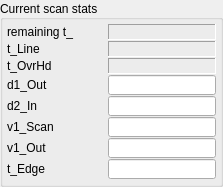
           <widget class="QGroupBox" name="VGB_Scan">
            <property name="sizePolicy">
             <sizepolicy hsizetype="Preferred" vsizetype="Preferred">
              <horstretch>0</horstretch>
              <verstretch>0</verstretch>
             </sizepolicy>
            </property>
            <property name="minimumSize">
             <size>
              <width>0</width>
              <height>0</height>
             </size>
            </property>
            <property name="whatsThis">
             <string>Scan Parameters</string>
            </property>
            <property name="autoFillBackground">
             <bool>false</bool>
            </property>
            <property name="title">
             <string>Current scan stats</string>
            </property>
            <property name="alignment">
             <set>Qt::AlignLeading|Qt::AlignLeft|Qt::AlignVCenter</set>
            </property>
            <property name="flat">
             <bool>true</bool>
            </property>
            <property name="checkable">
             <bool>false</bool>
            </property>
            <property name="checked">
             <bool>false</bool>
            </property>
            <layout class="QVBoxLayout" name="verticalLayout_2">
             <property name="spacing">
              <number>1</number>
             </property>
             <property name="margin">
              <number>2</number>
             </property>
             <item>
              <layout class="QGridLayout" name="gd_ScanCtrl">
               <property name="sizeConstraint">
                <enum>QLayout::SetDefaultConstraint</enum>
               </property>
               <property name="margin">
                <number>2</number>
               </property>
               <property name="spacing">
                <number>1</number>
               </property>
               <item row="11" column="2">
                <widget class="QELineEdit" name="QLD_p2007_4">
                 <property name="sizePolicy">
                  <sizepolicy hsizetype="Preferred" vsizetype="Fixed">
                   <horstretch>0</horstretch>
                   <verstretch>0</verstretch>
                  </sizepolicy>
                 </property>
                 <property name="minimumSize">
                  <size>
                   <width>100</width>
                   <height>0</height>
                  </size>
                 </property>
                 <property name="maximumSize">
                  <size>
                   <width>120</width>
                   <height>20</height>
                  </size>
                 </property>
                 <property name="font">
                  <font>
                   <weight>50</weight>
                   <bold>false</bold>
                  </font>
                 </property>
                 <property name="variable" stdset="0">
                  <string>$(P)$(R):D1_OUT</string>
                 </property>
                 <property name="addUnits">
                  <bool>true</bool>
                 </property>
                </widget>
               </item>
               <item row="9" column="2">
                <widget class="QELabel" name="QL_t_OvrHd_2">
                 <property name="sizePolicy">
                  <sizepolicy hsizetype="Preferred" vsizetype="Preferred">
                   <horstretch>0</horstretch>
                   <verstretch>0</verstretch>
                  </sizepolicy>
                 </property>
                 <property name="minimumSize">
                  <size>
                   <width>0</width>
                   <height>0</height>
                  </size>
                 </property>
                 <property name="maximumSize">
                  <size>
                   <width>1000</width>
                   <height>20</height>
                  </size>
                 </property>
                 <property name="frameShape">
                  <enum>QFrame::Panel</enum>
                 </property>
                 <property name="frameShadow">
                  <enum>QFrame::Sunken</enum>
                 </property>
                 <property name="lineWidth">
                  <number>1</number>
                 </property>
                 <property name="midLineWidth">
                  <number>0</number>
                 </property>
                 <property name="variable" stdset="0">
                  <string>$(P)$(R):T_OVRHD</string>
                 </property>
                </widget>
               </item>
               <item row="13" column="2">
                <widget class="QELineEdit" name="QLD_p2007_2">
                 <property name="sizePolicy">
                  <sizepolicy hsizetype="Preferred" vsizetype="Fixed">
                   <horstretch>0</horstretch>
                   <verstretch>0</verstretch>
                  </sizepolicy>
                 </property>
                 <property name="minimumSize">
                  <size>
                   <width>100</width>
                   <height>0</height>
                  </size>
                 </property>
                 <property name="maximumSize">
                  <size>
                   <width>120</width>
                   <height>20</height>
                  </size>
                 </property>
                 <property name="font">
                  <font>
                   <weight>50</weight>
                   <bold>false</bold>
                  </font>
                 </property>
                 <property name="variable" stdset="0">
                  <string>$(P)$(R):V1_SCAN</string>
                 </property>
                 <property name="addUnits">
                  <bool>true</bool>
                 </property>
                </widget>
               </item>
               <item row="14" column="1">
                <widget class="QLabel" name="L_p2007_3">
                 <property name="sizePolicy">
                  <sizepolicy hsizetype="Fixed" vsizetype="Preferred">
                   <horstretch>0</horstretch>
                   <verstretch>0</verstretch>
                  </sizepolicy>
                 </property>
                 <property name="minimumSize">
                  <size>
                   <width>100</width>
                   <height>0</height>
                  </size>
                 </property>
                 <property name="maximumSize">
                  <size>
                   <width>100</width>
                   <height>20</height>
                  </size>
                 </property>
                 <property name="frameShape">
                  <enum>QFrame::NoFrame</enum>
                 </property>
                 <property name="text">
                  <string>v1_Out</string>
                 </property>
                 <property name="margin">
                  <number>3</number>
                 </property>
                 <property name="buddy">
                  <cstring>QLD_p2007</cstring>
                 </property>
                </widget>
               </item>
               <item row="11" column="1">
                <widget class="QLabel" name="L_v1_TolRatio_3">
                 <property name="sizePolicy">
                  <sizepolicy hsizetype="Fixed" vsizetype="Preferred">
                   <horstretch>0</horstretch>
                   <verstretch>0</verstretch>
                  </sizepolicy>
                 </property>
                 <property name="minimumSize">
                  <size>
                   <width>100</width>
                   <height>0</height>
                  </size>
                 </property>
                 <property name="maximumSize">
                  <size>
                   <width>100</width>
                   <height>20</height>
                  </size>
                 </property>
                 <property name="text">
                  <string>d1_Out</string>
                 </property>
                 <property name="margin">
                  <number>3</number>
                 </property>
                 <property name="buddy">
                  <cstring>QLD_v1_TolRatio</cstring>
                 </property>
                </widget>
               </item>
               <item row="14" column="2">
                <widget class="QELineEdit" name="QLD_p2007_3">
                 <property name="sizePolicy">
                  <sizepolicy hsizetype="Preferred" vsizetype="Fixed">
                   <horstretch>0</horstretch>
                   <verstretch>0</verstretch>
                  </sizepolicy>
                 </property>
                 <property name="minimumSize">
                  <size>
                   <width>100</width>
                   <height>0</height>
                  </size>
                 </property>
                 <property name="maximumSize">
                  <size>
                   <width>120</width>
                   <height>20</height>
                  </size>
                 </property>
                 <property name="font">
                  <font>
                   <weight>50</weight>
                   <bold>false</bold>
                  </font>
                 </property>
                 <property name="variable" stdset="0">
                  <string>$(P)$(R):V1_OUT</string>
                 </property>
                 <property name="addUnits">
                  <bool>true</bool>
                 </property>
                </widget>
               </item>
               <item row="8" column="1">
                <widget class="QLabel" name="L_t_OvrHd">
                 <property name="sizePolicy">
                  <sizepolicy hsizetype="Minimum" vsizetype="Preferred">
                   <horstretch>0</horstretch>
                   <verstretch>0</verstretch>
                  </sizepolicy>
                 </property>
                 <property name="minimumSize">
                  <size>
                   <width>0</width>
                   <height>0</height>
                  </size>
                 </property>
                 <property name="maximumSize">
                  <size>
                   <width>16777215</width>
                   <height>20</height>
                  </size>
                 </property>
                 <property name="text">
                  <string>t_Line</string>
                 </property>
                 <property name="margin">
                  <number>3</number>
                 </property>
                </widget>
               </item>
               <item row="9" column="1">
                <widget class="QLabel" name="L_t_OvrHd_3">
                 <property name="sizePolicy">
                  <sizepolicy hsizetype="Minimum" vsizetype="Preferred">
                   <horstretch>0</horstretch>
                   <verstretch>0</verstretch>
                  </sizepolicy>
                 </property>
                 <property name="minimumSize">
                  <size>
                   <width>0</width>
                   <height>0</height>
                  </size>
                 </property>
                 <property name="maximumSize">
                  <size>
                   <width>16777215</width>
                   <height>20</height>
                  </size>
                 </property>
                 <property name="text">
                  <string>t_OvrHd</string>
                 </property>
                 <property name="margin">
                  <number>3</number>
                 </property>
                </widget>
               </item>
               <item row="8" column="2">
                <widget class="QELabel" name="QL_t_OvrHd">
                 <property name="sizePolicy">
                  <sizepolicy hsizetype="Preferred" vsizetype="Preferred">
                   <horstretch>0</horstretch>
                   <verstretch>0</verstretch>
                  </sizepolicy>
                 </property>
                 <property name="minimumSize">
                  <size>
                   <width>0</width>
                   <height>0</height>
                  </size>
                 </property>
                 <property name="maximumSize">
                  <size>
                   <width>1000</width>
                   <height>20</height>
                  </size>
                 </property>
                 <property name="frameShape">
                  <enum>QFrame::Panel</enum>
                 </property>
                 <property name="frameShadow">
                  <enum>QFrame::Sunken</enum>
                 </property>
                 <property name="lineWidth">
                  <number>1</number>
                 </property>
                 <property name="midLineWidth">
                  <number>0</number>
                 </property>
                 <property name="variable" stdset="0">
                  <string>$(P)$(R):T_LINE</string>
                 </property>
                </widget>
               </item>
               <item row="13" column="1">
                <widget class="QLabel" name="L_p2007_2">
                 <property name="sizePolicy">
                  <sizepolicy hsizetype="Fixed" vsizetype="Preferred">
                   <horstretch>0</horstretch>
                   <verstretch>0</verstretch>
                  </sizepolicy>
                 </property>
                 <property name="minimumSize">
                  <size>
                   <width>100</width>
                   <height>0</height>
                  </size>
                 </property>
                 <property name="maximumSize">
                  <size>
                   <width>100</width>
                   <height>20</height>
                  </size>
                 </property>
                 <property name="frameShape">
                  <enum>QFrame::NoFrame</enum>
                 </property>
                 <property name="text">
                  <string>v1_Scan</string>
                 </property>
                 <property name="margin">
                  <number>3</number>
                 </property>
                 <property name="buddy">
                  <cstring>QLD_p2007</cstring>
                 </property>
                </widget>
               </item>
               <item row="12" column="1">
                <widget class="QLabel" name="L_p2006_2">
                 <property name="sizePolicy">
                  <sizepolicy hsizetype="Fixed" vsizetype="Preferred">
                   <horstretch>0</horstretch>
                   <verstretch>0</verstretch>
                  </sizepolicy>
                 </property>
                 <property name="minimumSize">
                  <size>
                   <width>100</width>
                   <height>0</height>
                  </size>
                 </property>
                 <property name="maximumSize">
                  <size>
                   <width>100</width>
                   <height>20</height>
                  </size>
                 </property>
                 <property name="text">
                  <string>d2_In</string>
                 </property>
                 <property name="margin">
                  <number>3</number>
                 </property>
                 <property name="buddy">
                  <cstring>QLD_p2006</cstring>
                 </property>
                </widget>
               </item>
               <item row="12" column="2">
                <widget class="QELineEdit" name="QLD_p2006_2">
                 <property name="sizePolicy">
                  <sizepolicy hsizetype="Preferred" vsizetype="Fixed">
                   <horstretch>0</horstretch>
                   <verstretch>0</verstretch>
                  </sizepolicy>
                 </property>
                 <property name="minimumSize">
                  <size>
                   <width>100</width>
                   <height>0</height>
                  </size>
                 </property>
                 <property name="maximumSize">
                  <size>
                   <width>120</width>
                   <height>20</height>
                  </size>
                 </property>
                 <property name="font">
                  <font>
                   <weight>50</weight>
                   <bold>false</bold>
                  </font>
                 </property>
                 <property name="variable" stdset="0">
                  <string>$(P)$(R):D2_IN</string>
                 </property>
                 <property name="addUnits">
                  <bool>true</bool>
                 </property>
                </widget>
               </item>
               <item row="15" column="1">
                <widget class="QLabel" name="L_p2007_4">
                 <property name="sizePolicy">
                  <sizepolicy hsizetype="Fixed" vsizetype="Preferred">
                   <horstretch>0</horstretch>
                   <verstretch>0</verstretch>
                  </sizepolicy>
                 </property>
                 <property name="minimumSize">
                  <size>
                   <width>100</width>
                   <height>0</height>
                  </size>
                 </property>
                 <property name="maximumSize">
                  <size>
                   <width>100</width>
                   <height>20</height>
                  </size>
                 </property>
                 <property name="frameShape">
                  <enum>QFrame::NoFrame</enum>
                 </property>
                 <property name="text">
                  <string>t_Edge</string>
                 </property>
                 <property name="margin">
                  <number>3</number>
                 </property>
                 <property name="buddy">
                  <cstring>QLD_p2007</cstring>
                 </property>
                </widget>
               </item>
               <item row="15" column="2">
                <widget class="QELineEdit" name="QLD_p2007_5">
                 <property name="sizePolicy">
                  <sizepolicy hsizetype="Preferred" vsizetype="Fixed">
                   <horstretch>0</horstretch>
                   <verstretch>0</verstretch>
                  </sizepolicy>
                 </property>
                 <property name="minimumSize">
                  <size>
                   <width>100</width>
                   <height>0</height>
                  </size>
                 </property>
                 <property name="maximumSize">
                  <size>
                   <width>120</width>
                   <height>20</height>
                  </size>
                 </property>
                 <property name="font">
                  <font>
                   <weight>50</weight>
                   <bold>false</bold>
                  </font>
                 </property>
                 <property name="variable" stdset="0">
                  <string>$(P)$(R):T_EDGE</string>
                 </property>
                 <property name="addUnits">
                  <bool>true</bool>
                 </property>
                </widget>
               </item>
               <item row="5" column="1">
                <widget class="QLabel" name="L_t_OvrHd_4">
                 <property name="sizePolicy">
                  <sizepolicy hsizetype="Minimum" vsizetype="Preferred">
                   <horstretch>0</horstretch>
                   <verstretch>0</verstretch>
                  </sizepolicy>
                 </property>
                 <property name="minimumSize">
                  <size>
                   <width>0</width>
                   <height>0</height>
                  </size>
                 </property>
                 <property name="maximumSize">
                  <size>
                   <width>16777215</width>
                   <height>20</height>
                  </size>
                 </property>
                 <property name="text">
                  <string>remaining t_</string>
                 </property>
                 <property name="margin">
                  <number>3</number>
                 </property>
                </widget>
               </item>
               <item row="5" column="2">
                <widget class="QELabel" name="QL_t_OvrHd_3">
                 <property name="sizePolicy">
                  <sizepolicy hsizetype="Preferred" vsizetype="Preferred">
                   <horstretch>0</horstretch>
                   <verstretch>0</verstretch>
                  </sizepolicy>
                 </property>
                 <property name="minimumSize">
                  <size>
                   <width>0</width>
                   <height>0</height>
                  </size>
                 </property>
                 <property name="maximumSize">
                  <size>
                   <width>1000</width>
                   <height>20</height>
                  </size>
                 </property>
                 <property name="frameShape">
                  <enum>QFrame::Panel</enum>
                 </property>
                 <property name="frameShadow">
                  <enum>QFrame::Sunken</enum>
                 </property>
                 <property name="lineWidth">
                  <number>1</number>
                 </property>
                 <property name="midLineWidth">
                  <number>0</number>
                 </property>
                 <property name="variable" stdset="0">
                  <string>$(P)$(R):T_SCAN</string>
                 </property>
                </widget>
               </item>
              </layout>
             </item>
             <item>
              <spacer name="verticalSpacer_4">
               <property name="orientation">
                <enum>Qt::Vertical</enum>
               </property>
               <property name="sizeHint" stdset="0">
                <size>
                 <width>20</width>
                 <height>1</height>
                </size>
               </property>
              </spacer>
             </item>
            </layout>
           </widget>
